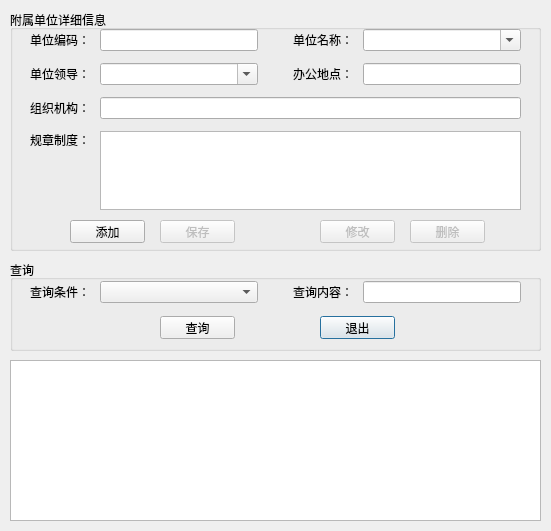
<?xml version="1.0" encoding="UTF-8"?>
<ui version="4.0">
 <class>AppendantDialog</class>
 <widget class="QDialog" name="AppendantDialog">
  <property name="geometry">
   <rect>
    <x>0</x>
    <y>0</y>
    <width>551</width>
    <height>531</height>
   </rect>
  </property>
  <property name="minimumSize">
   <size>
    <width>551</width>
    <height>531</height>
   </size>
  </property>
  <property name="maximumSize">
   <size>
    <width>551</width>
    <height>531</height>
   </size>
  </property>
  <property name="windowTitle">
   <string>附属单位</string>
  </property>
  <widget class="QGroupBox" name="box_appendant">
   <property name="geometry">
    <rect>
     <x>10</x>
     <y>10</y>
     <width>531</width>
     <height>241</height>
    </rect>
   </property>
   <property name="title">
    <string>附属单位详细信息</string>
   </property>
   <widget class="QWidget" name="verticalLayoutWidget">
    <property name="geometry">
     <rect>
      <x>10</x>
      <y>14</y>
      <width>511</width>
      <height>191</height>
     </rect>
    </property>
    <layout class="QVBoxLayout" name="verticalLayout">
     <property name="spacing">
      <number>12</number>
     </property>
     <property name="leftMargin">
      <number>10</number>
     </property>
     <property name="topMargin">
      <number>5</number>
     </property>
     <property name="rightMargin">
      <number>10</number>
     </property>
     <property name="bottomMargin">
      <number>5</number>
     </property>
     <item>
      <layout class="QHBoxLayout" name="horizontalLayout_7">
       <property name="spacing">
        <number>35</number>
       </property>
       <item>
        <layout class="QHBoxLayout" name="horizontalLayout" stretch="1,3">
         <property name="spacing">
          <number>10</number>
         </property>
         <item>
          <widget class="QLabel" name="label_code">
           <property name="text">
            <string>单位编码：</string>
           </property>
           <property name="alignment">
            <set>Qt::AlignRight|Qt::AlignTrailing|Qt::AlignVCenter</set>
           </property>
          </widget>
         </item>
         <item>
          <widget class="QLineEdit" name="edit_code">
           <property name="maxLength">
            <number>20</number>
           </property>
          </widget>
         </item>
        </layout>
       </item>
       <item>
        <layout class="QHBoxLayout" name="horizontalLayout_2" stretch="1,3">
         <property name="spacing">
          <number>10</number>
         </property>
         <item>
          <widget class="QLabel" name="label_name">
           <property name="text">
            <string>单位名称：</string>
           </property>
           <property name="alignment">
            <set>Qt::AlignRight|Qt::AlignTrailing|Qt::AlignVCenter</set>
           </property>
          </widget>
         </item>
         <item>
          <widget class="QComboBox" name="combo_name">
           <property name="editable">
            <bool>true</bool>
           </property>
          </widget>
         </item>
        </layout>
       </item>
      </layout>
     </item>
     <item>
      <layout class="QHBoxLayout" name="horizontalLayout_8">
       <property name="spacing">
        <number>35</number>
       </property>
       <item>
        <layout class="QHBoxLayout" name="horizontalLayout_3" stretch="1,3">
         <property name="spacing">
          <number>10</number>
         </property>
         <item>
          <widget class="QLabel" name="label_leader">
           <property name="text">
            <string>单位领导：</string>
           </property>
           <property name="alignment">
            <set>Qt::AlignRight|Qt::AlignTrailing|Qt::AlignVCenter</set>
           </property>
          </widget>
         </item>
         <item>
          <widget class="QComboBox" name="combo_leader">
           <property name="editable">
            <bool>true</bool>
           </property>
          </widget>
         </item>
        </layout>
       </item>
       <item>
        <layout class="QHBoxLayout" name="horizontalLayout_4" stretch="1,3">
         <property name="spacing">
          <number>10</number>
         </property>
         <item>
          <widget class="QLabel" name="label_location">
           <property name="text">
            <string>办公地点：</string>
           </property>
           <property name="alignment">
            <set>Qt::AlignRight|Qt::AlignTrailing|Qt::AlignVCenter</set>
           </property>
          </widget>
         </item>
         <item>
          <widget class="QLineEdit" name="edit_location">
           <property name="maxLength">
            <number>100</number>
           </property>
          </widget>
         </item>
        </layout>
       </item>
      </layout>
     </item>
     <item>
      <layout class="QHBoxLayout" name="horizontalLayout_5" stretch="0,0">
       <property name="spacing">
        <number>10</number>
       </property>
       <item>
        <widget class="QLabel" name="label_setting">
         <property name="text">
          <string>组织机构：</string>
         </property>
         <property name="alignment">
          <set>Qt::AlignRight|Qt::AlignTrailing|Qt::AlignVCenter</set>
         </property>
        </widget>
       </item>
       <item>
        <widget class="QLineEdit" name="edit_setting">
         <property name="maxLength">
          <number>255</number>
         </property>
        </widget>
       </item>
      </layout>
     </item>
     <item>
      <layout class="QHBoxLayout" name="horizontalLayout_6" stretch="0,0">
       <property name="spacing">
        <number>10</number>
       </property>
       <item>
        <widget class="QLabel" name="label_regulation">
         <property name="text">
          <string>规章制度：</string>
         </property>
         <property name="alignment">
          <set>Qt::AlignRight|Qt::AlignTop|Qt::AlignTrailing</set>
         </property>
        </widget>
       </item>
       <item>
        <widget class="QPlainTextEdit" name="edit_regulation"/>
       </item>
      </layout>
     </item>
    </layout>
   </widget>
   <widget class="QPushButton" name="btn_add">
    <property name="geometry">
     <rect>
      <x>60</x>
      <y>210</y>
      <width>75</width>
      <height>23</height>
     </rect>
    </property>
    <property name="text">
     <string>添加</string>
    </property>
   </widget>
   <widget class="QPushButton" name="btn_save">
    <property name="enabled">
     <bool>false</bool>
    </property>
    <property name="geometry">
     <rect>
      <x>150</x>
      <y>210</y>
      <width>75</width>
      <height>23</height>
     </rect>
    </property>
    <property name="text">
     <string>保存</string>
    </property>
   </widget>
   <widget class="QPushButton" name="btn_update">
    <property name="enabled">
     <bool>false</bool>
    </property>
    <property name="geometry">
     <rect>
      <x>310</x>
      <y>210</y>
      <width>75</width>
      <height>23</height>
     </rect>
    </property>
    <property name="text">
     <string>修改</string>
    </property>
   </widget>
   <widget class="QPushButton" name="btn_delete">
    <property name="enabled">
     <bool>false</bool>
    </property>
    <property name="geometry">
     <rect>
      <x>400</x>
      <y>210</y>
      <width>75</width>
      <height>23</height>
     </rect>
    </property>
    <property name="text">
     <string>删除</string>
    </property>
   </widget>
  </widget>
  <widget class="QGroupBox" name="box_select">
   <property name="geometry">
    <rect>
     <x>10</x>
     <y>260</y>
     <width>531</width>
     <height>91</height>
    </rect>
   </property>
   <property name="title">
    <string>查询</string>
   </property>
   <widget class="QWidget" name="horizontalLayoutWidget_9">
    <property name="geometry">
     <rect>
      <x>20</x>
      <y>20</y>
      <width>491</width>
      <height>24</height>
     </rect>
    </property>
    <layout class="QHBoxLayout" name="horizontalLayout_9">
     <property name="spacing">
      <number>35</number>
     </property>
     <item>
      <layout class="QHBoxLayout" name="horizontalLayout_10" stretch="1,3">
       <property name="spacing">
        <number>10</number>
       </property>
       <item>
        <widget class="QLabel" name="label_condition">
         <property name="text">
          <string>查询条件：</string>
         </property>
         <property name="alignment">
          <set>Qt::AlignRight|Qt::AlignTrailing|Qt::AlignVCenter</set>
         </property>
        </widget>
       </item>
       <item>
        <widget class="QComboBox" name="combo_condition">
         <property name="editable">
          <bool>false</bool>
         </property>
        </widget>
       </item>
      </layout>
     </item>
     <item>
      <layout class="QHBoxLayout" name="horizontalLayout_11" stretch="1,3">
       <property name="spacing">
        <number>10</number>
       </property>
       <item>
        <widget class="QLabel" name="label_content">
         <property name="text">
          <string>查询内容：</string>
         </property>
         <property name="alignment">
          <set>Qt::AlignRight|Qt::AlignTrailing|Qt::AlignVCenter</set>
         </property>
        </widget>
       </item>
       <item>
        <widget class="QLineEdit" name="edit_content">
         <property name="maxLength">
          <number>255</number>
         </property>
        </widget>
       </item>
      </layout>
     </item>
    </layout>
   </widget>
   <widget class="QPushButton" name="btn_select">
    <property name="geometry">
     <rect>
      <x>150</x>
      <y>56</y>
      <width>75</width>
      <height>23</height>
     </rect>
    </property>
    <property name="text">
     <string>查询</string>
    </property>
   </widget>
   <widget class="QPushButton" name="btn_quit">
    <property name="geometry">
     <rect>
      <x>310</x>
      <y>56</y>
      <width>75</width>
      <height>23</height>
     </rect>
    </property>
    <property name="text">
     <string>退出</string>
    </property>
    <property name="default">
     <bool>true</bool>
    </property>
   </widget>
  </widget>
  <widget class="QTableView" name="list_appendant">
   <property name="geometry">
    <rect>
     <x>10</x>
     <y>360</y>
     <width>531</width>
     <height>161</height>
    </rect>
   </property>
   <property name="editTriggers">
    <set>QAbstractItemView::NoEditTriggers</set>
   </property>
   <property name="selectionMode">
    <enum>QAbstractItemView::SingleSelection</enum>
   </property>
   <property name="selectionBehavior">
    <enum>QAbstractItemView::SelectRows</enum>
   </property>
   <attribute name="horizontalHeaderStretchLastSection">
    <bool>true</bool>
   </attribute>
   <attribute name="verticalHeaderDefaultSectionSize">
    <number>25</number>
   </attribute>
   <attribute name="verticalHeaderMinimumSectionSize">
    <number>15</number>
   </attribute>
  </widget>
 </widget>
 <resources/>
 <connections>
  <connection>
   <sender>btn_quit</sender>
   <signal>clicked()</signal>
   <receiver>AppendantDialog</receiver>
   <slot>close()</slot>
   <hints>
    <hint type="sourcelabel">
     <x>357</x>
     <y>327</y>
    </hint>
    <hint type="destinationlabel">
     <x>275</x>
     <y>265</y>
    </hint>
   </hints>
  </connection>
 </connections>
</ui>
